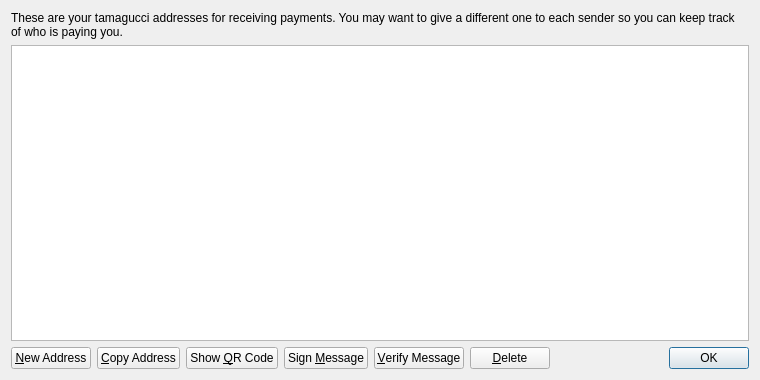
<?xml version="1.0" encoding="UTF-8"?>
<ui version="4.0">
 <class>AddressBookPage</class>
 <widget class="QWidget" name="AddressBookPage">
  <property name="geometry">
   <rect>
    <x>0</x>
    <y>0</y>
    <width>760</width>
    <height>380</height>
   </rect>
  </property>
  <property name="windowTitle">
   <string>Address Book</string>
  </property>
  <layout class="QVBoxLayout" name="verticalLayout">
   <item>
    <widget class="QLabel" name="labelExplanation">
     <property name="text">
      <string>These are your tamagucci addresses for receiving payments. You may want to give a different one to each sender so you can keep track of who is paying you.</string>
     </property>
     <property name="textFormat">
      <enum>Qt::PlainText</enum>
     </property>
     <property name="wordWrap">
      <bool>true</bool>
     </property>
    </widget>
   </item>
   <item>
    <widget class="QTableView" name="tableView">
     <property name="contextMenuPolicy">
      <enum>Qt::CustomContextMenu</enum>
     </property>
     <property name="toolTip">
      <string>Double-click to edit address or label</string>
     </property>
     <property name="tabKeyNavigation">
      <bool>false</bool>
     </property>
     <property name="alternatingRowColors">
      <bool>true</bool>
     </property>
     <property name="selectionMode">
      <enum>QAbstractItemView::SingleSelection</enum>
     </property>
     <property name="selectionBehavior">
      <enum>QAbstractItemView::SelectRows</enum>
     </property>
     <property name="sortingEnabled">
      <bool>true</bool>
     </property>
     <attribute name="verticalHeaderVisible">
      <bool>false</bool>
     </attribute>
    </widget>
   </item>
   <item>
    <layout class="QHBoxLayout" name="horizontalLayout">
     <item>
      <widget class="QPushButton" name="newAddressButton">
       <property name="toolTip">
        <string>Create a new address</string>
       </property>
       <property name="text">
        <string>&amp;New Address</string>
       </property>
       <property name="icon">
        <iconset resource="../bitcoin.qrc">
         <normaloff>:/icons/add</normaloff>:/icons/add</iconset>
       </property>
      </widget>
     </item>
     <item>
      <widget class="QPushButton" name="copyToClipboard">
       <property name="toolTip">
        <string>Copy the currently selected address to the system clipboard</string>
       </property>
       <property name="text">
        <string>&amp;Copy Address</string>
       </property>
       <property name="icon">
        <iconset resource="../bitcoin.qrc">
         <normaloff>:/icons/editcopy</normaloff>:/icons/editcopy</iconset>
       </property>
      </widget>
     </item>
     <item>
      <widget class="QPushButton" name="showQRCode">
       <property name="text">
        <string>Show &amp;QR Code</string>
       </property>
       <property name="icon">
        <iconset resource="../bitcoin.qrc">
         <normaloff>:/icons/qrcode</normaloff>:/icons/qrcode</iconset>
       </property>
      </widget>
     </item>
     <item>
      <widget class="QPushButton" name="signMessage">
       <property name="toolTip">
        <string>Sign a message to prove you own a tamagucci address</string>
       </property>
       <property name="text">
        <string>Sign &amp;Message</string>
       </property>
       <property name="icon">
        <iconset resource="../bitcoin.qrc">
         <normaloff>:/icons/edit</normaloff>:/icons/edit</iconset>
       </property>
      </widget>
     </item>
     <item>
      <widget class="QPushButton" name="verifyMessage">
       <property name="toolTip">
        <string>Verify a message to ensure it was signed with a specified tamagucci address</string>
       </property>
       <property name="text">
        <string>&amp;Verify Message</string>
       </property>
       <property name="icon">
        <iconset resource="../bitcoin.qrc">
         <normaloff>:/icons/transaction_0</normaloff>:/icons/transaction_0</iconset>
       </property>
      </widget>
     </item>
     <item>
      <widget class="QPushButton" name="deleteButton">
       <property name="toolTip">
        <string>Delete the currently selected address from the list</string>
       </property>
       <property name="text">
        <string>&amp;Delete</string>
       </property>
       <property name="icon">
        <iconset resource="../bitcoin.qrc">
         <normaloff>:/icons/remove</normaloff>:/icons/remove</iconset>
       </property>
      </widget>
     </item>
     <item>
      <spacer name="horizontalSpacer">
       <property name="orientation">
        <enum>Qt::Horizontal</enum>
       </property>
       <property name="sizeHint" stdset="0">
        <size>
         <width>40</width>
         <height>20</height>
        </size>
       </property>
      </spacer>
     </item>
     <item>
      <widget class="QDialogButtonBox" name="buttonBox">
       <property name="sizePolicy">
        <sizepolicy hsizetype="Maximum" vsizetype="Fixed">
         <horstretch>0</horstretch>
         <verstretch>0</verstretch>
        </sizepolicy>
       </property>
       <property name="standardButtons">
        <set>QDialogButtonBox::Ok</set>
       </property>
      </widget>
     </item>
    </layout>
   </item>
  </layout>
 </widget>
 <resources>
  <include location="../bitcoin.qrc"/>
 </resources>
 <connections/>
</ui>
